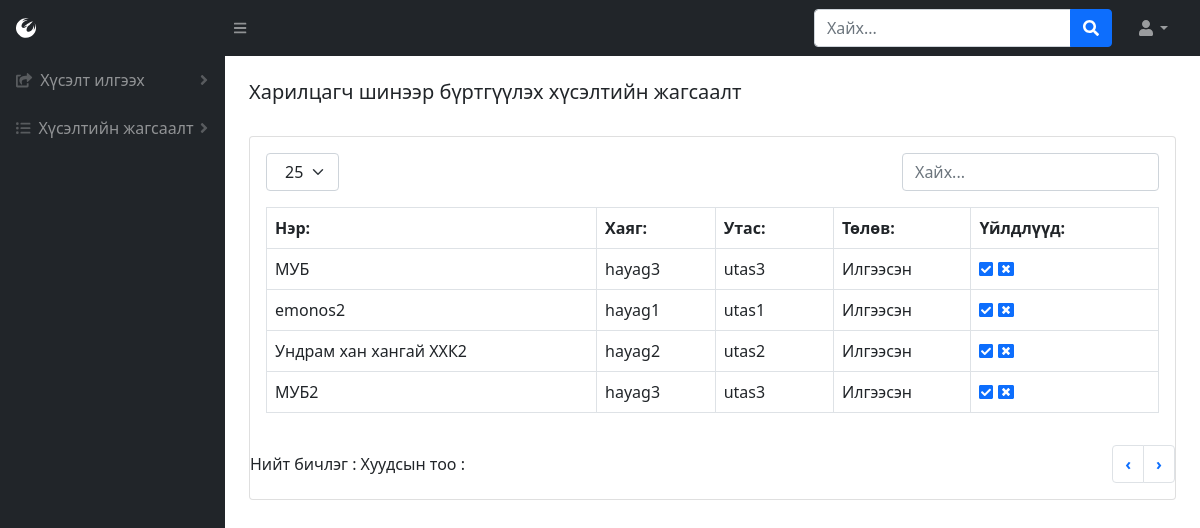
Before: /reqCom-list (signed in) with the older database file.
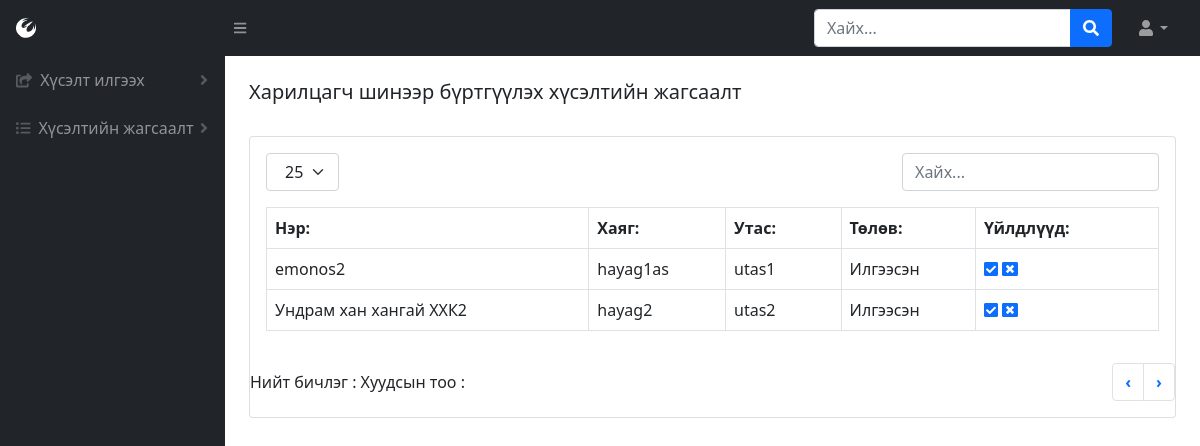
After: the same page with the newer database file.
### BMweb/models.py (models this page shows, shortened)
class Company(models.Model):
    comName = models.CharField(max_length=300, verbose_name=_("Компаний нэр"))
    hayag = models.CharField(max_length=1000, verbose_name=_("Компаний хаяг"))
    phone = models.CharField(max_length=30, verbose_name=_("Компаний утас"))
    thumbimage = models.ImageField(
        upload_to="media/productthumb/", blank = True, null=True,  verbose_name=_("Зураг")
    )
    comState = models.ForeignKey(State, on_delete=CASCADE, verbose_name=_("Төлөв"))
    description = models.TextField(blank = True, null=True,verbose_name=_("Тайлбар"))
    reg_user = models.IntegerField(verbose_name=_("Нэвтэрсэн хэрэглэгч"))
    reg_date = models.DateTimeField(default=datetime.now, verbose_name=_("Нэвтэрсэн огноо"))
    class Meta:
        verbose_name = _("Компани")
        verbose_name_plural = _("Компани")

class State(models.Model):
    stateName = models.CharField(max_length=300, verbose_name=_("Төлөвийн нэр"))
    class Meta:
        verbose_name = _("Барааны төлөв")
        verbose_name_plural = _("Барааны төлөв")
    def __str__(self):
        return self.stateName

### BMweb/views.py (the view)
# urls.py: path('reqCom-list', views.reqComList),
def reqComList(request):
    if 'user_id' in request.session:
        c = Company.objects.all()
        p = Product.objects.all()
        h = Hereglegch.objects.get(pk=request.session['user_id'])
        return render(request,'requestList.html', {'user': h, 'companyList': c, 'productList': p})
    else:
        return redirect('/login')

### BMweb/templates/requestList.html (shortened to what this page needs)
{% load static %}
<!DOCTYPE html>
<html lang="en">
    <head>
        <link href="https://cdn.jsdelivr.net/npm/simple-datatables@latest/dist/style.css" rel="stylesheet" />
        <link href="css/styles.css" rel="stylesheet" />
        <link href="{% static 'css/styles.css' %}" rel="stylesheet"/>
    </head>
    <body class="sb-nav-fixed">
        {% include "topNav.html" %}
        <div id="layoutSidenav">
            {% include "leftNav.html" %}
            <div id="layoutSidenav_content">
                {% include "comReqList.html" %}
            </div>
        </div>
    </body>
</html>

### BMweb/templates/comReqList.html (shortened to what this page needs)
<main>{% include "tabs.html" %}
    <div class="container-fluid px-4">
        <h5 class="mt-4">Харилцагч шинээр бүртгүүлэх хүсэлтийн жагсаалт</h5>
        <div class="card mb-4">
            <div class="card-body">
                {% include "tableTop.html" %}
                <table id="datatablesSimple" class="dataTable-table">
                  <thead>
                      <tr>
                          <th data-sortable="" class="asc">
                              <a href="#" class="dataTable-sorter">Нэр:</a>
                          </th>
                          <th data-sortable="" class="asc">
                              <a href="#" class="dataTable-sorter">Хаяг:</a>
                          </th>
                          <th data-sortable="" class="asc">
                              <a href="#" class="dataTable-sorter">Утас:</a>
                          </th>
                          <th data-sortable="" class="asc">
                              <a href="#" class="dataTable-sorter">Төлөв:</a>
                          </th>
                          <th data-sortable="" class="asc">
                            <a href="#" class="dataTable-sorter">Үйлдлүүд:</a>
                        </th>
                      </tr>
                  </thead>
                    {% for h in companyList %}
                        {% if  h.comState_id == 1 %}
                            <tr>
                                <td>{{ h.comName }}</td>
                                <td>{{ h.hayag }}</td>
                                <td>{{ h.phone }}</td>
                                <td>{{ h.comState }}</td>
                                <td>
                                    <a href="/change-stateCom/{{h.id}}/3"><i class="fas fa-check-square"></i></a>
                                    <a id='cancel' href="#cancel" onclick="cancelDialog({{h.id}})"><i class="fas fa-window-close"></i></a>
                                </td>
                            </tr>
                        {% endif %}
                    {% endfor %}
                </table>
            </div>
            {% include "tableBottom.html" %}
        </div>
    </div>
</main>

Changed rows visible on the page:
no longer on this page (row edited): Company: comName "МУБ", hayag "hayag3", phone "utas3", comState "Илгээсэн"
no longer on this page (row edited): Company: comName "МУБ2", hayag "hayag3", phone "utas3", comState "Илгээсэн"
changed Company "emonos2": hayag "hayag1" → "hayag1as"
